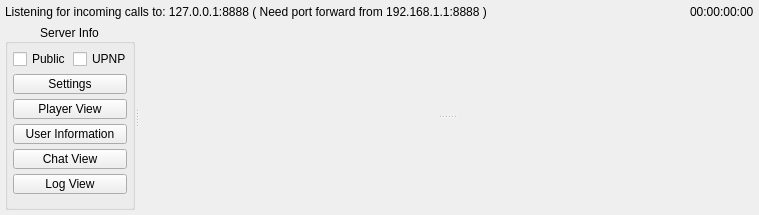
<?xml version="1.0" encoding="UTF-8"?>
<ui version="4.0">
 <class>ReMixWidget</class>
 <widget class="QWidget" name="ReMixWidget">
  <property name="geometry">
   <rect>
    <x>0</x>
    <y>0</y>
    <width>759</width>
    <height>215</height>
   </rect>
  </property>
  <property name="minimumSize">
   <size>
    <width>0</width>
    <height>0</height>
   </size>
  </property>
  <property name="mouseTracking">
   <bool>true</bool>
  </property>
  <property name="contextMenuPolicy">
   <enum>Qt::CustomContextMenu</enum>
  </property>
  <property name="windowTitle">
   <string>Form</string>
  </property>
  <layout class="QGridLayout" name="gridLayout">
   <property name="leftMargin">
    <number>5</number>
   </property>
   <property name="topMargin">
    <number>5</number>
   </property>
   <property name="rightMargin">
    <number>5</number>
   </property>
   <property name="bottomMargin">
    <number>5</number>
   </property>
   <property name="spacing">
    <number>5</number>
   </property>
   <item row="0" column="0" colspan="2">
    <widget class="QLabel" name="networkStatus">
     <property name="sizePolicy">
      <sizepolicy hsizetype="Ignored" vsizetype="Fixed">
       <horstretch>0</horstretch>
       <verstretch>0</verstretch>
      </sizepolicy>
     </property>
     <property name="mouseTracking">
      <bool>true</bool>
     </property>
     <property name="contextMenuPolicy">
      <enum>Qt::CustomContextMenu</enum>
     </property>
     <property name="text">
      <string>Listening for incoming calls to: 127.0.0.1:8888 ( Need port forward from 192.168.1.1:8888 )</string>
     </property>
    </widget>
   </item>
   <item row="0" column="2">
    <widget class="QLabel" name="onlineTime">
     <property name="sizePolicy">
      <sizepolicy hsizetype="Fixed" vsizetype="Fixed">
       <horstretch>0</horstretch>
       <verstretch>0</verstretch>
      </sizepolicy>
     </property>
     <property name="text">
      <string>00:00:00:00</string>
     </property>
    </widget>
   </item>
   <item row="1" column="0" colspan="3">
    <widget class="QSplitter" name="splitter_2">
     <property name="orientation">
      <enum>Qt::Horizontal</enum>
     </property>
     <widget class="QGroupBox" name="groupBox_2">
      <property name="sizePolicy">
       <sizepolicy hsizetype="Preferred" vsizetype="Minimum">
        <horstretch>0</horstretch>
        <verstretch>0</verstretch>
       </sizepolicy>
      </property>
      <property name="maximumSize">
       <size>
        <width>130</width>
        <height>16777215</height>
       </size>
      </property>
      <property name="title">
       <string>Server Info</string>
      </property>
      <property name="alignment">
       <set>Qt::AlignCenter</set>
      </property>
      <property name="checkable">
       <bool>false</bool>
      </property>
      <property name="checked">
       <bool>false</bool>
      </property>
      <layout class="QVBoxLayout" name="verticalLayout_2">
       <property name="spacing">
        <number>5</number>
       </property>
       <property name="leftMargin">
        <number>5</number>
       </property>
       <property name="topMargin">
        <number>5</number>
       </property>
       <property name="rightMargin">
        <number>5</number>
       </property>
       <property name="bottomMargin">
        <number>5</number>
       </property>
       <item>
        <layout class="QGridLayout" name="gridLayout_2">
         <property name="sizeConstraint">
          <enum>QLayout::SetFixedSize</enum>
         </property>
         <property name="spacing">
          <number>5</number>
         </property>
         <item row="0" column="0">
          <widget class="QCheckBox" name="isPublicServer">
           <property name="text">
            <string>Public</string>
           </property>
          </widget>
         </item>
         <item row="0" column="1">
          <widget class="QCheckBox" name="useUPNP">
           <property name="text">
            <string>UPNP</string>
           </property>
          </widget>
         </item>
         <item row="2" column="0" colspan="2">
          <widget class="QPushButton" name="openSettings">
           <property name="sizePolicy">
            <sizepolicy hsizetype="Expanding" vsizetype="Fixed">
             <horstretch>0</horstretch>
             <verstretch>0</verstretch>
            </sizepolicy>
           </property>
           <property name="minimumSize">
            <size>
             <width>0</width>
             <height>20</height>
            </size>
           </property>
           <property name="maximumSize">
            <size>
             <width>130</width>
             <height>20</height>
            </size>
           </property>
           <property name="text">
            <string>Settings</string>
           </property>
          </widget>
         </item>
         <item row="3" column="0" colspan="2">
          <widget class="QPushButton" name="openPlayerView">
           <property name="minimumSize">
            <size>
             <width>0</width>
             <height>20</height>
            </size>
           </property>
           <property name="maximumSize">
            <size>
             <width>130</width>
             <height>20</height>
            </size>
           </property>
           <property name="text">
            <string>Player View</string>
           </property>
          </widget>
         </item>
         <item row="4" column="0" colspan="2">
          <widget class="QPushButton" name="openUserInfo">
           <property name="sizePolicy">
            <sizepolicy hsizetype="Expanding" vsizetype="Fixed">
             <horstretch>0</horstretch>
             <verstretch>0</verstretch>
            </sizepolicy>
           </property>
           <property name="minimumSize">
            <size>
             <width>0</width>
             <height>20</height>
            </size>
           </property>
           <property name="maximumSize">
            <size>
             <width>130</width>
             <height>20</height>
            </size>
           </property>
           <property name="text">
            <string>User Information</string>
           </property>
          </widget>
         </item>
         <item row="5" column="0" colspan="2">
          <widget class="QPushButton" name="openChatView">
           <property name="maximumSize">
            <size>
             <width>130</width>
             <height>20</height>
            </size>
           </property>
           <property name="text">
            <string>Chat View</string>
           </property>
          </widget>
         </item>
         <item row="6" column="0" colspan="2">
          <widget class="QPushButton" name="logButton">
           <property name="maximumSize">
            <size>
             <width>130</width>
             <height>20</height>
            </size>
           </property>
           <property name="text">
            <string>Log View</string>
           </property>
          </widget>
         </item>
        </layout>
       </item>
       <item>
        <spacer name="verticalSpacer">
         <property name="orientation">
          <enum>Qt::Vertical</enum>
         </property>
         <property name="sizeHint" stdset="0">
          <size>
           <width>1</width>
           <height>1</height>
          </size>
         </property>
        </spacer>
       </item>
      </layout>
     </widget>
     <widget class="QSplitter" name="splitter">
      <property name="maximumSize">
       <size>
        <width>16777215</width>
        <height>16777215</height>
       </size>
      </property>
      <property name="orientation">
       <enum>Qt::Vertical</enum>
      </property>
      <property name="childrenCollapsible">
       <bool>false</bool>
      </property>
      <widget class="QWidget" name="plrListFill" native="true">
       <property name="maximumSize">
        <size>
         <width>16777215</width>
         <height>16777215</height>
        </size>
       </property>
      </widget>
      <widget class="QWidget" name="chatViewFill" native="true"/>
     </widget>
    </widget>
   </item>
  </layout>
 </widget>
 <resources/>
 <connections/>
</ui>
